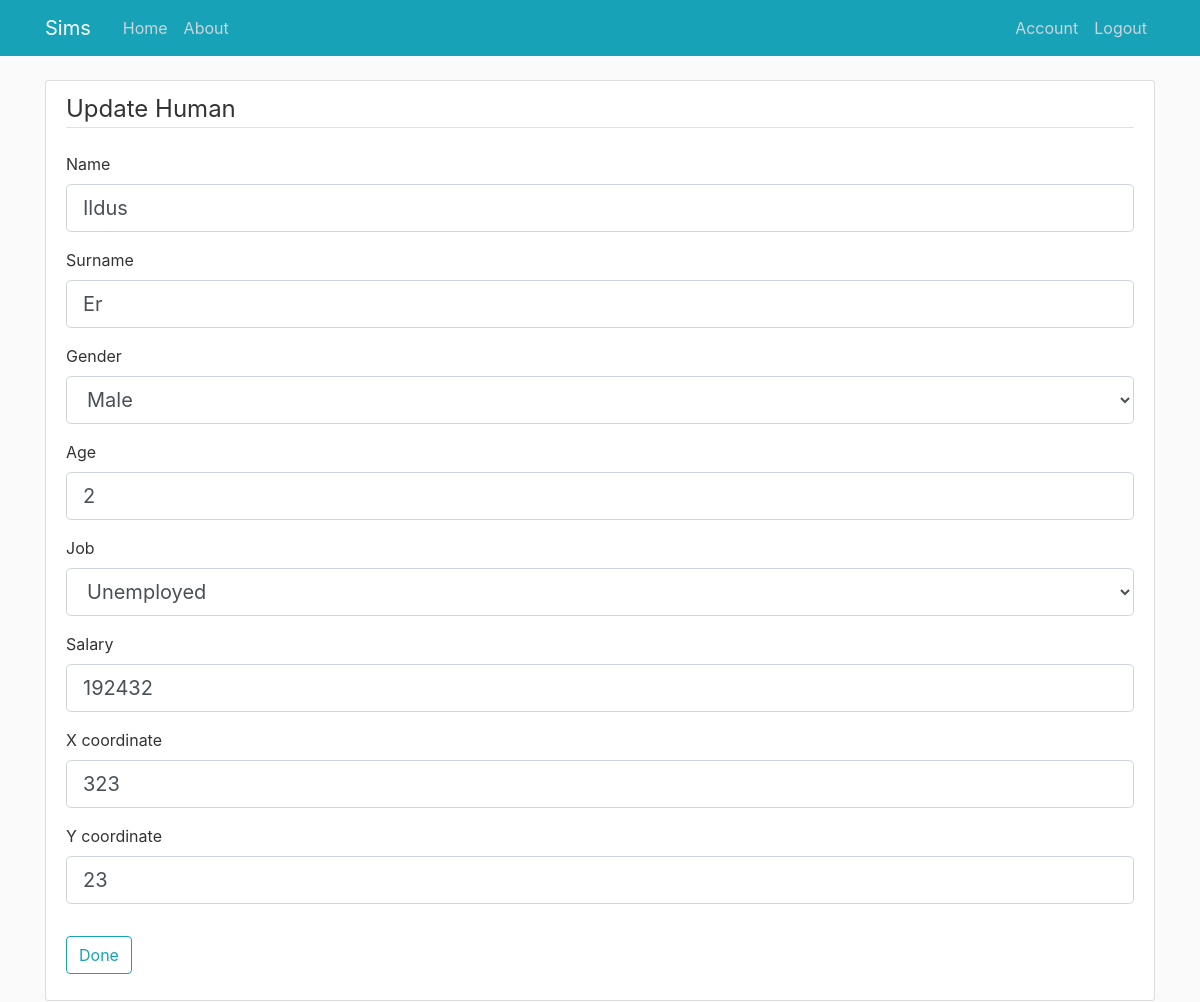
The app's page /human/1/update (signed in) with its own data.
### sims/models.py (models this page shows, shortened)
class Human(db.Model):
    id = db.Column(db.Integer, primary_key=True)
    name = db.Column(db.String(100), nullable=False)
    surname = db.Column(db.String(100), nullable=False)
    gender = db.Column(db.Enum(Gender), nullable=False)
    age = db.Column(db.Integer, nullable=False)
    job = db.Column(db.Enum(Job), default=Job.UNEMPLOYED)
    salary = db.Column(db.Integer, default=0)
    x_coordinate = db.Column(db.Integer, nullable=False, default=0)
    y_coordinate = db.Column(db.Integer, nullable=False, default=0)
    family_id = db.Column(db.Integer, db.ForeignKey('family.id'))
    plumbob = db.Column(db.Enum(Plumbob), default=Plumbob.GREEN)

### sims/humans/routes.py (the view)
@humans.route("/human/<int:human_id>/update", methods=['GET', 'POST'])
@login_required
def update_human(human_id):
    human = Human.query.get_or_404(human_id)
    form = HumanForm()
    if form.validate_on_submit():
        try:
            job = Job(form.job.data)
            gender = Gender(form.gender.data)
        except KeyError:
            flash('Invalid gender or job type', 'danger')
            return redirect(url_for('main.home'))
        human.name = form.name.data
        human.surname = form.surname.data
        human.gender = gender
        human.job = job
        human.salary = form.salary.data
        human.age = form.age.data
        human.x_coordinate = form.x_coordinate.data
        human.y_coordinate = form.y_coordinate.data
        db.session.commit()
        flash('Your human has been updated!', 'success')
        return redirect(url_for('humans.human', human_id=human.id))
    elif request.method == 'GET':
        form.name.data = human.name
        form.surname.data = human.surname
        form.gender.data = human.gender
        form.job.data = human.job
        form.salary.data = human.salary
        form.age.data = human.age
        form.x_coordinate.data = human.x_coordinate
        form.y_coordinate.data = human.y_coordinate
    return render_template('humans/create_human.html', form=form, legend='Update Human', title='Update Human')

### sims/humans/forms.py
class HumanForm(FlaskForm):
    name = StringField('Name',
                       validators=[DataRequired(), Regexp(r'^[A-Za-z]+$', message='Name should contain only letters.')])
    surname = StringField('Surname', validators=[DataRequired(), Regexp(r'^[A-Za-z]+$',
                                                                        message='Surname should contain only letters.')])
    gender = SelectField('Gender', choices=[(gender.value, gender.value) for gender in Gender],
                         validators=[DataRequired()])
    age = IntegerField('Age', validators=[InputRequired(), NumberRange(min=0, max=100)])
    salary = IntegerField('Salary', validators=[InputRequired(), NumberRange(min=0, max=1000000)])
    job = SelectField('Job', choices=[(job.value, job.value) for job in Job],
                      validators=[DataRequired()])
    x_coordinate = IntegerField('X coordinate', validators=[DataRequired(), NumberRange(min=-450, max=450)])
    y_coordinate = IntegerField('Y coordinate', validators=[DataRequired(), NumberRange(min=-200, max=200)])
    submit = SubmitField('Done')

### sims/models.py (called while the page is built)
@login_manager.user_loader
def load_user(user_id):
    return User.query.get(int(user_id))

### sims/templates/humans/create_human.html (shortened to what this page needs)
{% extends "layout.html" %}
{% block content %}
    <div class="content-section">
        <form method="POST" action="">
            <fieldset class="form-group">
                <legend class="border-bottom mb-4">{{ legend }}</legend>
                <div class="form-group">
                    {{ form.name.label(class="form-control-label") }}
                    {% if form.name.errors %}
                        {{ form.name(class="form-control form-control-lg is-invalid") }}
                        <div class="invalid-feedback">
                            {% for error in form.name.errors %}
                                <span>{{ error }}</span>
                            {% endfor %}
                        </div>
                    {% else %}
                        {{ form.name(class="form-control form-control-lg") }}
                    {% endif %}
                </div>
                <div class="form-group">
                    {{ form.surname.label(class="form-control-label") }}
                    {% if form.surname.errors %}
                        {{ form.surname(class="form-control form-control-lg is-invalid") }}
                        <div class="invalid-feedback">
                            {% for error in form.surname.errors %}
                                <span>{{ error }}</span>
                            {% endfor %}
                        </div>
                    {% else %}
                        {{ form.surname(class="form-control form-control-lg") }}
                    {% endif %}
                </div>
                <div class="form-group">
                    {{ form.gender.label(class="form-control-label") }}
                    {% if form.gender.errors %}
                        {{ form.gender(class="form-control form-control-lg is-invalid") }}
                        <div class="invalid-feedback">
                            {% for error in form.gender.errors %}
                                <span>{{ error }}</span>
                            {% endfor %}
                        </div>
                    {% else %}
                        {{ form.gender(class="form-control form-control-lg") }}
                    {% endif %}
                </div>
                <div class="form-group">
                    {{ form.age.label(class="form-control-label") }}
                    {% if form.age.errors %}
                        {{ form.age(class="form-control form-control-lg is-invalid") }}
                        <div class="invalid-feedback">
                            {% for error in form.age.errors %}
                                <span>{{ error }}</span>
                            {% endfor %}
                        </div>
                    {% else %}
                        {{ form.age(class="form-control form-control-lg") }}
                    {% endif %}
                </div>
                <div class="form-group">
                    {{ form.job.label(class="form-control-label") }}
                    {% if form.job.errors %}
                        {{ form.job(class="form-control form-control-lg is-invalid") }}
                        <div class="invalid-feedback">
                            {% for error in form.job.errors %}
                                <span>{{ error }}</span>
                            {% endfor %}
                        </div>
                    {% else %}
                        {{ form.job(class="form-control form-control-lg") }}
                    {% endif %}
                </div>
                <div class="form-group">
                    {{ form.salary.label(class="form-control-label") }}
                    {% if form.salary.errors %}
                        {{ form.salary(class="form-control form-control-lg is-invalid") }}
                        <div class="invalid-feedback">
                            {% for error in form.salary.errors %}
                                <span>{{ error }}</span>
                            {% endfor %}
                        </div>
                    {% else %}
                        {{ form.salary(class="form-control form-control-lg") }}
                    {% endif %}
                </div>
                <div class="form-group">
                    {{ form.x_coordinate.label(class="form-control-label") }}
                    {% if form.x_coordinate.errors %}
                        {{ form.x_coordinate(class="form-control form-control-lg is-invalid") }}
                        <div class="invalid-feedback">
                            {% for error in form.x_coordinate.errors %}
                                <span>{{ error }}</span>
                            {% endfor %}
                        </div>
                    {% else %}
                        {{ form.x_coordinate(class="form-control form-control-lg") }}
                    {% endif %}
                </div>
                <div class="form-group">
                    {{ form.y_coordinate.label(class="form-control-label") }}
                    {% if form.y_coordinate.errors %}
                        {{ form.y_coordinate(class="form-control form-control-lg is-invalid") }}
                        <div class="invalid-feedback">
                            {% for error in form.y_coordinate.errors %}
                                <span>{{ error }}</span>
                            {% endfor %}
                        </div>
                    {% else %}
                        {{ form.y_coordinate(class="form-control form-control-lg") }}
                    {% endif %}
                </div>
            </fieldset>
            <div class="form-group">
                {{ form.submit(class="btn btn-outline-info") }}
            </div>
        </form>
    </div>
{% endblock content %}

### sims/static/main.css (style rules this page uses)
body { background: #fafafa; color: #333333; margin-top: 5rem; }
.content-section { background: #ffffff; padding: 10px 20px; border: 1px solid #dddddd; border-radius: 3px; margin-bottom: 20px; }

### records on screen
Human: name "Ildus", surname "Er", gender "Male", age "2", job "Unemployed", salary "192432", x_coordinate "323", y_coordinate "23"

### other values on screen
{{ legend }} "Update Human"
